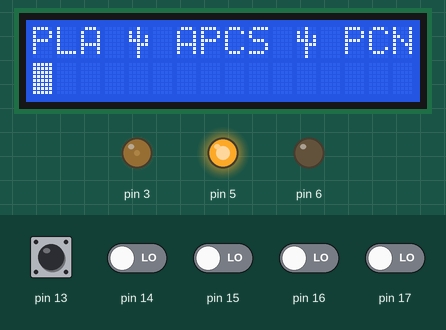
The sketch below on a simulated Arduino Uno, built with avr-gcc and run on an emulated ATmega328P. Parts: 16×2 character LCD, output pins drawn as LEDs (lit = HIGH). The inputs (shaded band) are chosen by the test bench; at power-on: pin 13–17 LOW.

Above: at 1.2 s.
1.3 s: pin 13 driven HIGH
At 1.8 s:
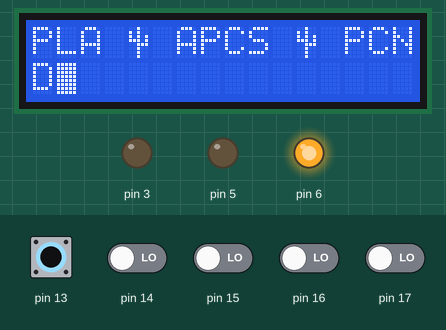
2.8 s: pin 13 pulsed LOW 5 times (0.12 s each, 0.3 s apart)
At 4.7 s:
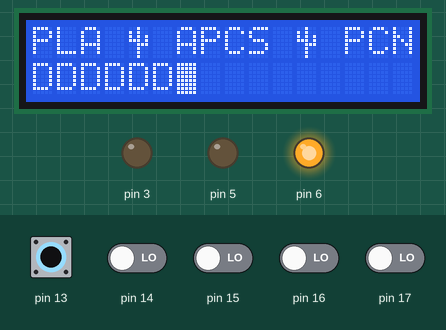
5.8 s: pin 13 pulsed LOW 2 times (0.12 s each, 0.3 s apart)
At 7.4 s:
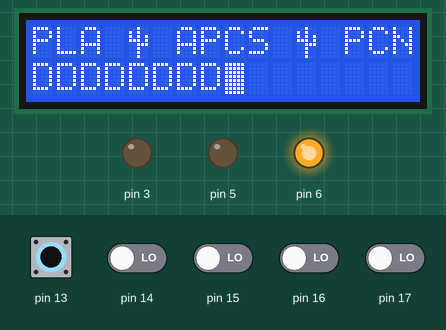
Timing chart, 0 to 8.9 s (numbered marks = the images above; inputs shaded):
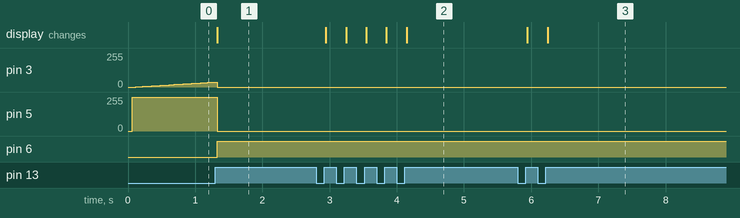

The sketch:

New_DTMF_DECODER_2.ino
```cpp
// Jardina 9000 DTMF decoder made for The Snow Plow Show / Phone Losers of America
// March 12th, 2025: Removed the stupid amount repeating "if" statements / cleaned up the code. Also unknownly made the binary input make logical sense too.

float X; float Y; float Z; byte C; bool R = 1; // Random global variables
char TouchTones[16] = {'D', '1', '2', '3', '4', '5', '6', '7', '8', '9', '0', '*', '#', 'A', 'B', 'C'};

#include <LiquidCrystal.h> // Uses the Hitachi HD44780 display with an RGB backlight. This uses the Adafruit library.
LiquidCrystal lcd(12, 11, 10, 9, 8, 7); // (RS, E, D4, D5, D6, D7)

byte CACTUS[] = {B00100, B10100, B10101, B11101, B00111, B00100, B00100, B00100};

void setup() {
  lcd.createChar(0, CACTUS);
  lcd.begin(16, 2);  // Sets the LCD's number of columns and rows:
  lcd.print("PLA ");
  lcd.write(byte(0)); // This is the Cactus symbol
  lcd.print(" APCS ");
  lcd.write(byte(0));
  lcd.print(" PCN");
  lcd.setCursor(0, 1); // set the cursor to column 0, line 1
  lcd.blink();
  for (byte B = 13; B < 18; B++) { pinMode(B, INPUT); } // These are the input pins from the DTMF decoder
}

void loop() {
  backlight();              // Changes the color of the backlight
  if (input() > 15) {       // Checks to see if a tone is being received.
    byte DTMF = input();    // Adds & sets a new variable to compare after delay.
    delay(25);              // Just a brief delay cause random audio can trigger the DTMF decoder chip.
    if (DTMF == input()) {  // Compares the current tone to the one before delay & if same...
      lcd.print(TouchTones[DTMF - 16]); // Prints the tone to the LCD from array.
      screen();             // Advances the cursor
} } }

byte input() {
  byte Tone;
  for (byte B = 0; B <= 4; B++) {             // This use the MT8870 IC / module to decode the tones and outputs it in binary
    bitWrite(Tone, B, digitalRead(17 - B)); } // This loop reads and advances all five inputs to a single byte
  return Tone;
}

void screen() {
  C += 1;
  if (C == 16) {C = 0; R = !R;}
  lcd.setCursor(C, R);
  while (input() > 15) {Y = 0; X = millis() + 20025; backlight();}
}

void backlight() { // This changes the color of the display from Green to Blue, and changes to Red when a Tone is detected
  if (X > millis() + 10025) {
    analogWrite(6, 255);                      // Red
    analogWrite(5, 0);                        // Green
    analogWrite(3, 0);                        // Blue
  }
  else if (X > millis() + 25 && Z < millis()) {
    analogWrite(6, abs(cos(Y * .05) * 255));  // Red
    analogWrite(5, 0);                        // Green
    analogWrite(3, abs(sin(Y * .05) * 255));  // Blue
    Y += .0625;
    Z = millis() + 18;
  }
  else if (X < millis()) {
    analogWrite(6, 0);                        // Red
    analogWrite(5, abs(cos(Y * .05) * 255));  // Green
    analogWrite(3, abs(sin(Y * .05) * 255));  // Blue
    Y += .0625;
    X = millis() + 25;
} }
```

Measured:
- after the input at 1.3 s, pin 6: LOW → HIGH at once; the display: changes at once (image 1)
- after the input at 2.8 s, the display: first changes after 0.15 s (image 2 shows a later state)
- after the input at 5.8 s, the display: first changes after 0.15 s (image 3 shows a later state)
